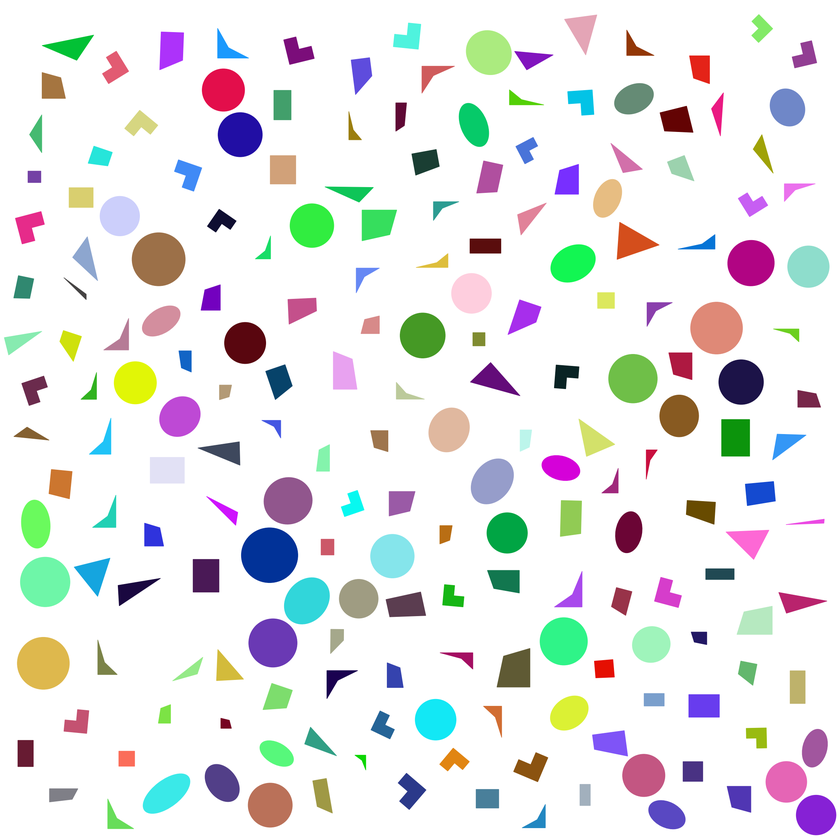
#> input picture assets/image/0.png, 840 x 840 px, shrunk from 2330 x 2330 before the run; its folder holds only this picture in this run
$ python hw4.py
#> lines starting #> are read from the running program, lines starting #| are printed output that depends on the picture; after the words box and inside, x2 and y2 are one past the last pixel; in counts of white or black regions, pixels touching at a corner belong together
import numpy as np
import os
import pandas as pd
import cv2
import math

def set_label(image, text, contour):
    fontface = cv2.FONT_HERSHEY_SIMPLEX
    scale = 0.5
    thickness = 1
    baseline = 0

    text_size = cv2.getTextSize(text, fontface, scale, thickness)
    text_width = text_size[0][0]
    text_height = text_size[0][1]

    r = cv2.boundingRect(np.array(contour))

    pt = (r[0] + ((r[2] - text_width) // 2), r[1] + ((r[3] + text_height) // 2))
    cv2.rectangle(image, (pt[0], pt[1] + baseline), (pt[0] + text_width, pt[1] - text_height), (200, 200, 200), cv2.FILLED)
    cv2.putText(image, text, pt, fontface, scale, (0, 0, 0), thickness, 8)

def slope(p1, p2):
    return (p2[0][1]-p1[0][1]) / (p2[0][0]-p1[0][0]) if not np.array_equal(p2[0][0], p1[0][0]) else float('inf')

def is_trapezoid(hull):
    # Calculate the slopes of the sides
    side_slopes = [slope(hull[i], hull[(i+1)%4]) for i in range(4)]

    # Check if one pair of opposite sides have the same slope (are parallel)
    return (math.isclose(side_slopes[0], side_slopes[2], rel_tol=0.1) and not math.isclose(side_slopes[1], side_slopes[3], rel_tol=0.1)) or \
        (math.isclose(side_slopes[1], side_slopes[3], rel_tol=0.1) and not math.isclose(side_slopes[0], side_slopes[2], rel_tol=0.1))

# Now, use these functions to classify the shape

def main(img_input):
    shape_counts = {
        "triangle": 0,
        "rectangle": 0,
        "trapezoid": 0,
        "quadrangle": 0,
        "concave_shape_1": 0,
        "concave_shape_3": 0,
        "circle": 0,
        "ellipse": 0
    }

    if img_input is None:
        print("Could not open or find the image")
        exit(-1)

    thresh, img_gray = cv2.threshold(img_input, 250, 255, cv2.THRESH_BINARY_INV  )
    contours, _ = cv2.findContours(img_gray, cv2.RETR_LIST, cv2.CHAIN_APPROX_NONE)
    img_result = img_input.copy()

    for contour in contours:
        epsilon = 0.02 * cv2.arcLength(contour, True)
        approx = cv2.approxPolyDP(contour, epsilon, True)

        if abs(cv2.contourArea(approx)) > 50:  # 면적이 일정크기 이상이어야 한다.
            size = len(approx)

            cv2.drawContours(img_result, [approx], -1, (0, 255, 0), 1)
            for point in approx:
                cv2.circle(img_result, tuple(point[0]), 3, (0, 0, 255))

            if size == 3:
                set_label(img_result, "triangle", contour)  # 삼각형
                shape_counts['triangle'] += 1

            elif size == 4:
                if cv2.isContourConvex(approx):
                    # Calculate the actual contour area
                    area = cv2.contourArea(contour)
                    # Get the minimum bounding rectangle
                    rect = cv2.minAreaRect(approx)
                    # Calculate the area of the minimum bounding rectangle
                    box = cv2.boxPoints(rect)
                    area2 = cv2.contourArea(box)
                    # Calculate the ratio
                    ratio = area / area2 if area2 != 0 else 0
                    hull = cv2.convexHull(approx)

                    # Set the label
                    if ratio >= 0.95:
                        set_label(img_result, "rectangle", contour)
                        shape_counts['rectangle'] += 1
                    else:
                        if is_trapezoid(hull):
                            set_label(img_result, "trapezoid", contour)
                            shape_counts['trapezoid'] += 1
                        else:
                            set_label(img_result, "quadrangle", contour)
                            shape_counts['quadrangle'] += 1

                else:
                    set_label(img_result, "concave_shape_1", contour)
                    shape_counts['concave_shape_1'] += 1

            elif size == 6 and cv2.isContourConvex(approx) is False:
                set_label(img_result, "concave_shape_3", contour)  # 육각형
                shape_counts['concave_shape_3'] += 1

            else:
                length = cv2.arcLength(contour, True)
                area = cv2.contourArea(contour)
                ratio = 4. * math.pi * area / (length * length)
                if ratio >= 0.895:
                    set_label(img_result, f"circle", contour)
                    shape_counts['circle'] += 1
                else:
                    set_label(img_result, "ellipse", contour)
                    shape_counts['ellipse'] += 1

    # [4 lines of commented-out code are left out]

    return shape_counts

# 이미지 파일의 경로


if __name__ == '__main__':
    image_dir = 'assets/image'
    result_dict = {}

    for filename in os.listdir(image_dir):
        if filename.endswith('.png'):
            img_input = cv2.imread(os.path.join(image_dir, filename), cv2.IMREAD_GRAYSCALE)
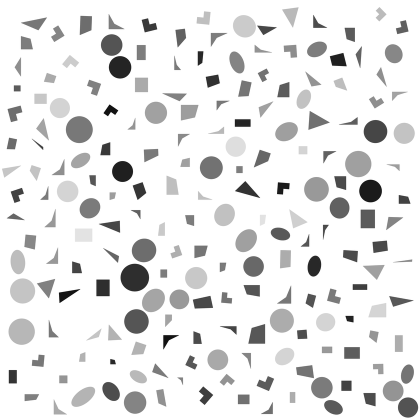
#> img_input: shape (840, 840) (shown at 1/2 size); min 3, max 255, mean 231.5
            shape_counts = main(img_input)  # main 함수를 수정하여 도형의 개수를 반환하도록 합니다.
#> in main, `thresh, img_gray = cv2.threshold(img_input, 250, 255, cv2.THRESH_BINAR..`:
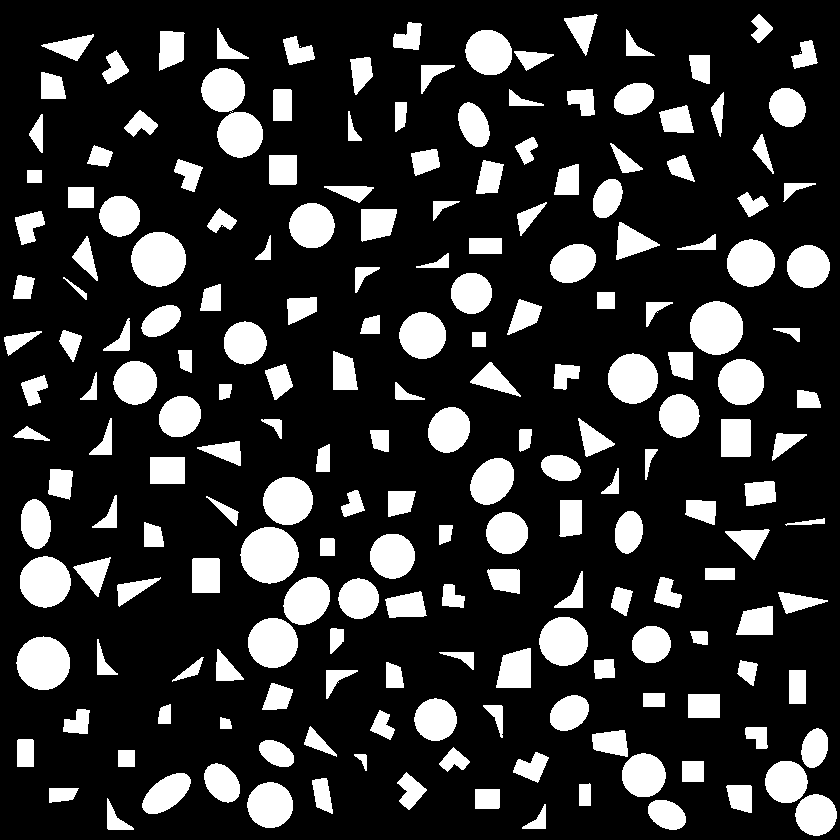
#> img_gray: shape (840, 840); 20.1% white; 202 white regions (2 under 20 px)
#> in main, `contours, _ = cv2.findContours(img_gray, cv2.RETR_LIST, cv2.CHAIN_APPR..`: contours = 202 contours, 2 with area under 20; largest, box (x1, y1, x2, y2) and area: (240, 527, 299, 584) 2501, (131, 232, 186, 287) 2282, (690, 301, 743, 355) 2181, (16, 636, 70, 690) 2178, (20, 556, 71, 608) 1981
#> the loop in main, `for contour in contours:` made 202 passes
#> (epsilon, approx, size, area, rect, box, area2, ratio) on passes 6 to 7: (1.61, [[49, 802], [72, 799], [78, 788], [49, 788]], 4, 319.5, ((63.5, 795), (14, 29), -90), [[78, 802], [49, 802], [49, 788], [78, 788]], 406, 0.787), (1.94, [[727, 785], [731, 807], [751, 812], [751, 786]], 4, 549, ((739, 798.5), (27, 24), -90), [[751, 812], [727, 812], [727, 785], [751, 785]], 648, 0.847)
#> after the loop in main, `for contour in contours:`:
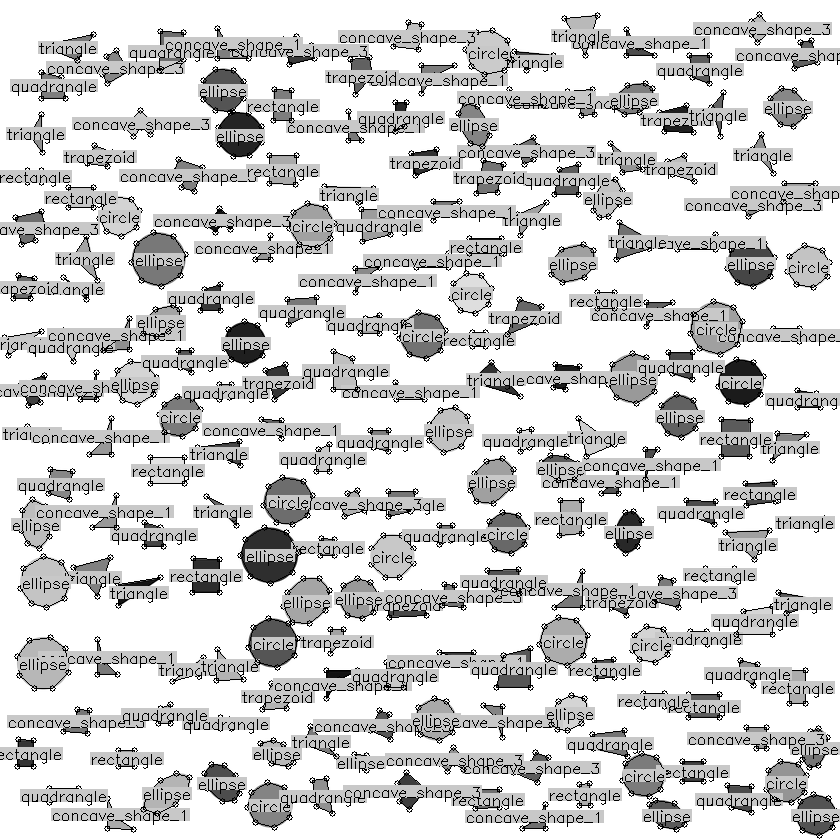
#> img_result: shape (840, 840); min 0, max 255, mean 210.9
            name, extension = os.path.splitext(filename)
            result_dict['img' + name] = shape_counts

    df = pd.DataFrame(result_dict).T
    df = df.sort_index(axis=0).sort_index(axis=1)
    df.to_csv('shape_counts.csv')

$ run again, on assets/image/12.png
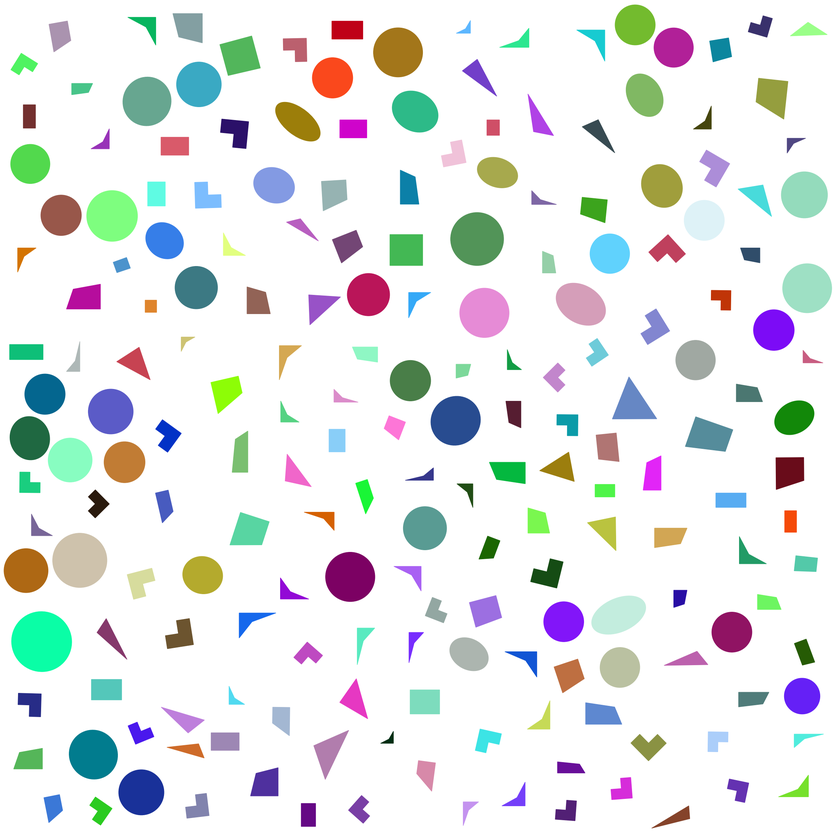
#> input picture assets/image/12.png, 840 x 840 px, shrunk from 2330 x 2330 before the run
#> in main, `thresh, img_gray = cv2.threshold(img_input, 250, 255, cv2.THRESH_BINAR..`:
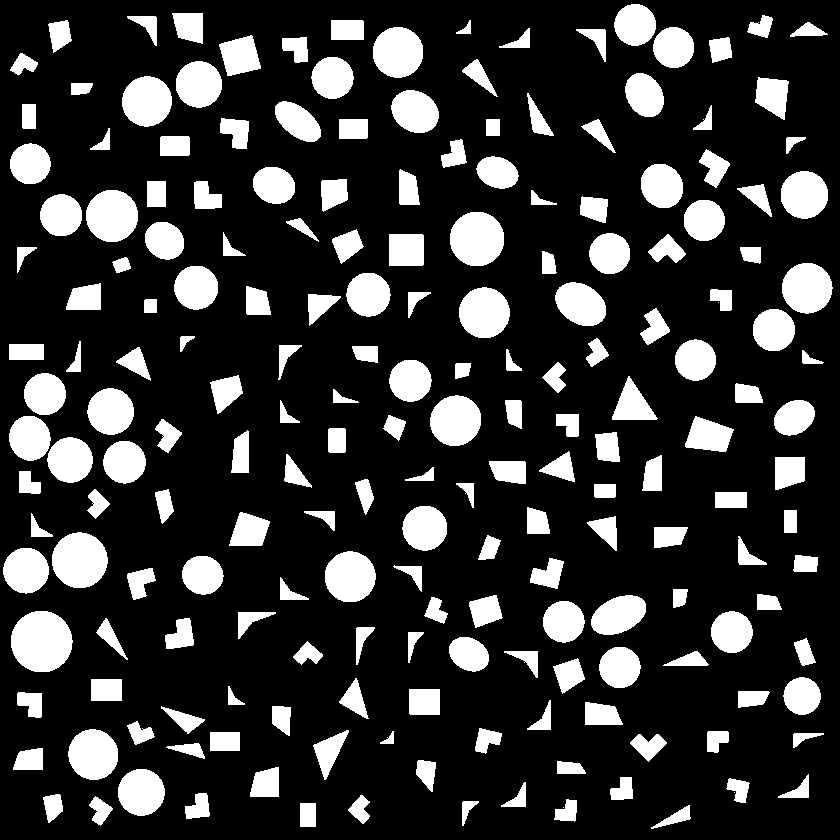
#> img_gray: shape (840, 840); 20.6% white; 203 white regions (3 under 20 px)
#> contours = 205 contours, 5 with area under 20; largest, box (x1, y1, x2, y2) and area: (11, 611, 73, 672) 2898, (52, 532, 108, 588) 2366, (450, 212, 504, 266) 2265, (86, 190, 138, 242) 2070, (325, 551, 376, 602) 1974
#> the loop in main, `for contour in contours:` made 205 passes
#> (epsilon, approx, size, area, rect, box, area2, ratio) on passes 8, 16: (1.62, [[59, 794], [43, 797], [48, 822], [62, 811]], 4, 359, ((53.35, 808), (16.28, 25.49), -10.62), [[47.7, 822.1], [43, 797], [59, 794], [63.7, 819.1]], 415, 0.865), (2.15, [[278, 767], [255, 773], [250, 796], [278, 796]], 4, 668.5, ((264, 781.5), (29, 28), -90), [[278, 796], [250, 796], [250, 767], [278, 767]], 812, 0.823)
#> after the loop in main, `for contour in contours:`:
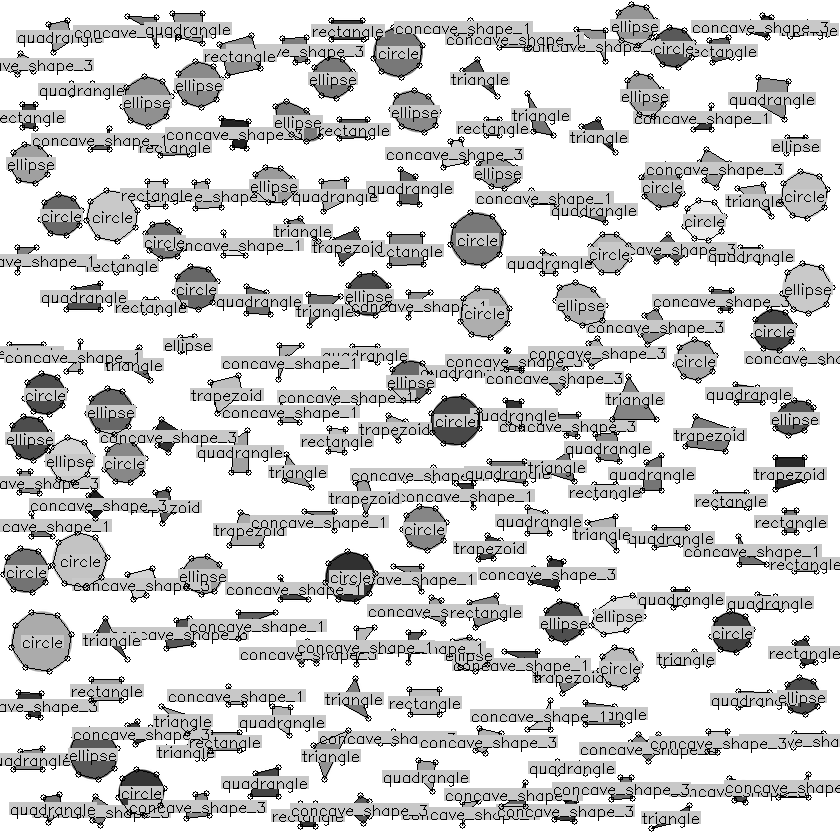
#> img_result: shape (840, 840); min 0, max 255, mean 210.4

$ run again, on assets/image/13.png
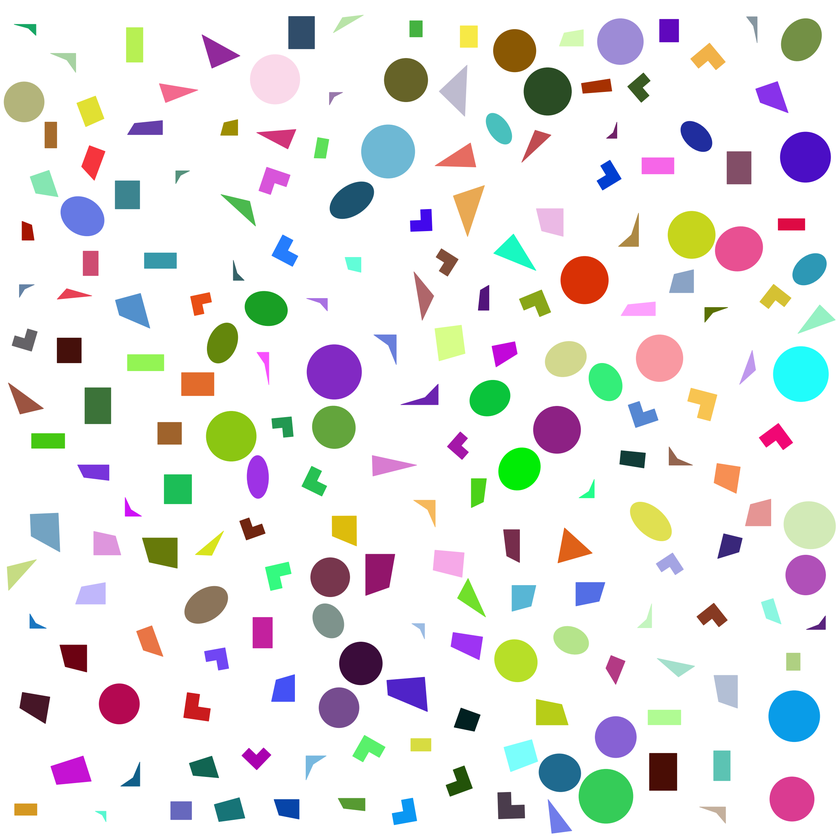
#> input picture assets/image/13.png, 840 x 840 px, shrunk from 2330 x 2330 before the run
#> in main, `thresh, img_gray = cv2.threshold(img_input, 250, 255, cv2.THRESH_BINAR..`:
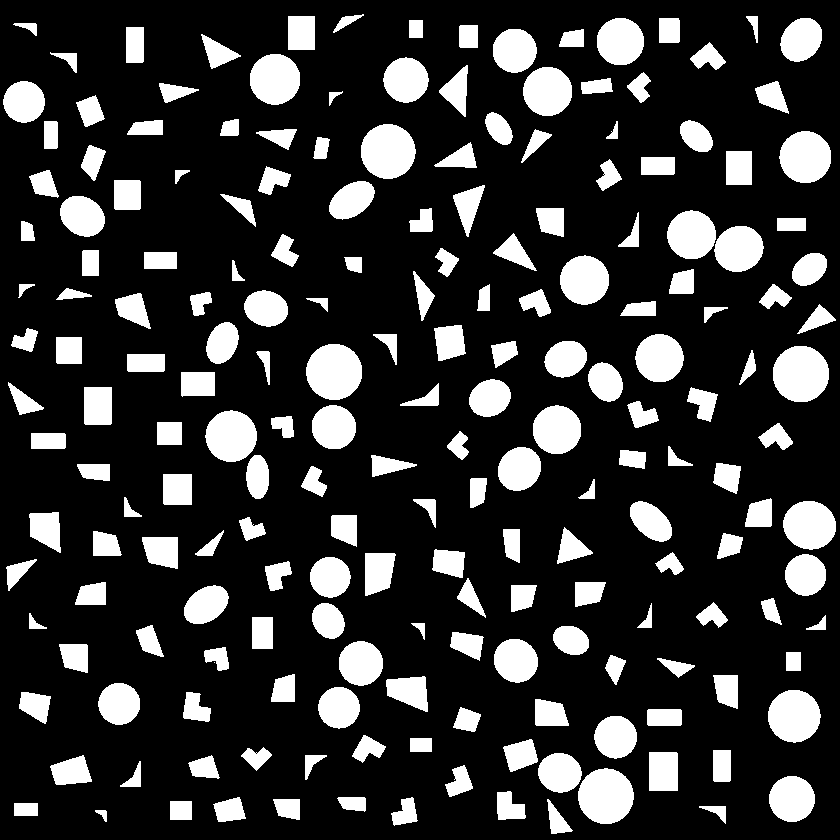
#> img_gray: shape (840, 840); 20.4% white; 201 white regions (1 under 20 px)
#> contours = 203 contours, 3 with area under 20; largest, box (x1, y1, x2, y2) and area: (773, 346, 829, 402) 2426, (306, 344, 362, 400) 2400, (578, 768, 634, 824) 2361, (361, 124, 416, 179) 2291, (768, 690, 821, 743) 2104
#> the loop in main, `for contour in contours:` made 203 passes
#> (epsilon, approx, size, area, rect, box, area2, ratio) on passes 6, 8: (1.73, [[273, 799], [278, 815], [299, 819], [299, 799]], 4, 417.5, ((286, 809), (20, 26), -90), [[299, 819], [273, 819], [273, 799], [299, 799]], 520, 0.803), (1.54, [[337, 798], [343, 808], [365, 810], [364, 797]], 4, 308, ((351, 804), (27.54, 13.03), -2.12), [[337.5, 811], [337, 798], [364.5, 797], [365, 810]], 358.8, 0.859)
#> after the loop in main, `for contour in contours:`:
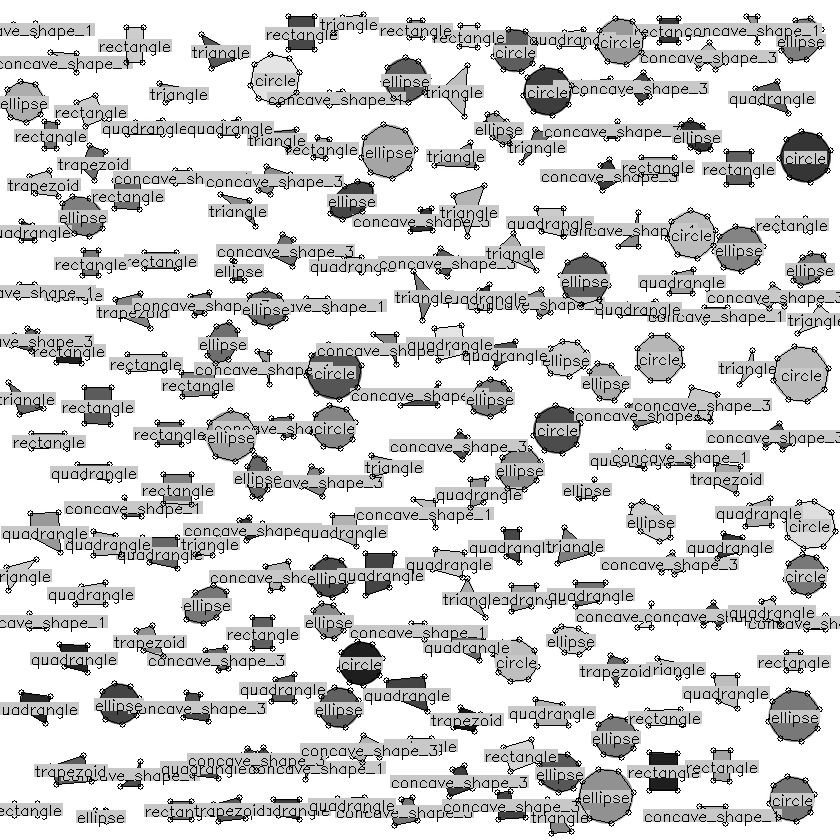
#> img_result: shape (840, 840); min 0, max 255, mean 211
